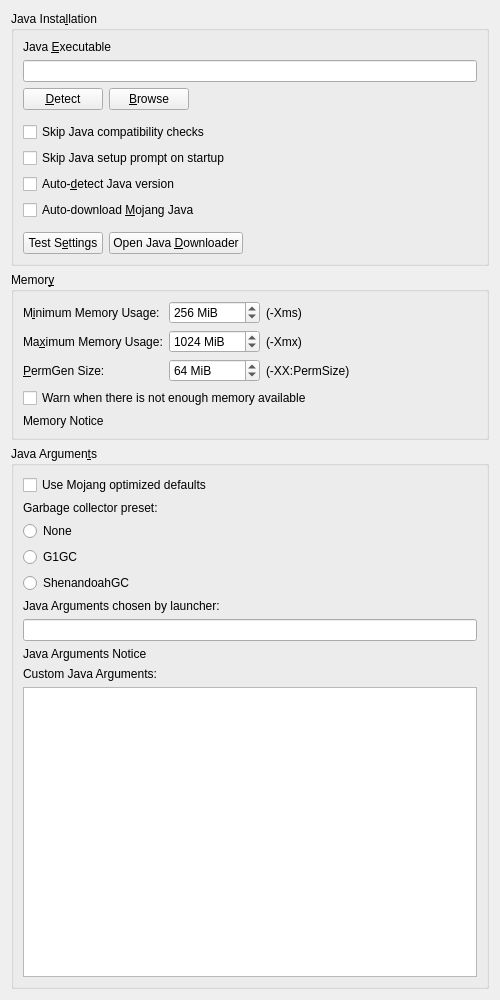
<?xml version="1.0" encoding="UTF-8"?>
<ui version="4.0">
 <class>JavaSettingsWidget</class>
 <widget class="QWidget" name="JavaSettingsWidget">
  <property name="geometry">
   <rect>
    <x>0</x>
    <y>0</y>
    <width>500</width>
    <height>1000</height>
   </rect>
  </property>
  <property name="windowTitle">
   <string>Form</string>
  </property>
  <layout class="QVBoxLayout" name="verticalLayout" stretch="0,0,1">
   <item>
    <widget class="QGroupBox" name="javaInstallationGroupBox">
     <property name="enabled">
      <bool>true</bool>
     </property>
     <property name="title">
      <string>Java Insta&amp;llation</string>
     </property>
     <property name="checkable">
      <bool>false</bool>
     </property>
     <property name="checked">
      <bool>false</bool>
     </property>
     <layout class="QGridLayout" name="gridLayout_2">
      <item row="7" column="0">
       <widget class="QCheckBox" name="autodetectJavaCheckBox">
        <property name="text">
         <string>Auto-&amp;detect Java version</string>
        </property>
       </widget>
      </item>
      <item row="2" column="0">
       <layout class="QHBoxLayout" name="horizontalLayout">
        <item>
         <widget class="QPushButton" name="javaDetectBtn">
          <property name="text">
           <string>&amp;Detect</string>
          </property>
         </widget>
        </item>
        <item>
         <widget class="QPushButton" name="javaBrowseBtn">
          <property name="text">
           <string>&amp;Browse</string>
          </property>
         </widget>
        </item>
        <item>
         <spacer name="horizontalSpacer">
          <property name="orientation">
           <enum>Qt::Orientation::Horizontal</enum>
          </property>
          <property name="sizeHint" stdset="0">
           <size>
            <width>40</width>
            <height>20</height>
           </size>
          </property>
         </spacer>
        </item>
       </layout>
      </item>
      <item row="10" column="0">
       <layout class="QHBoxLayout" name="horizontalLayout_4">
        <item>
         <widget class="QPushButton" name="javaTestBtn">
          <property name="text">
           <string>Test S&amp;ettings</string>
          </property>
         </widget>
        </item>
        <item>
         <widget class="QPushButton" name="javaDownloadBtn">
          <property name="text">
           <string>Open Java &amp;Downloader</string>
          </property>
         </widget>
        </item>
        <item>
         <spacer name="horizontalSpacer_7">
          <property name="orientation">
           <enum>Qt::Orientation::Horizontal</enum>
          </property>
          <property name="sizeHint" stdset="0">
           <size>
            <width>0</width>
            <height>0</height>
           </size>
          </property>
         </spacer>
        </item>
       </layout>
      </item>
      <item row="9" column="0">
       <spacer name="verticalSpacer_4">
        <property name="orientation">
         <enum>Qt::Orientation::Vertical</enum>
        </property>
        <property name="sizeType">
         <enum>QSizePolicy::Policy::Fixed</enum>
        </property>
        <property name="sizeHint" stdset="0">
         <size>
          <width>0</width>
          <height>6</height>
         </size>
        </property>
       </spacer>
      </item>
      <item row="8" column="0">
       <widget class="QCheckBox" name="autodownloadJavaCheckBox">
        <property name="toolTip">
         <string>Automatically downloads and selects the Java build recommended by Mojang.</string>
        </property>
        <property name="text">
         <string>Auto-download &amp;Mojang Java</string>
        </property>
       </widget>
      </item>
      <item row="4" column="0">
       <widget class="QCheckBox" name="skipCompatibilityCheckBox">
        <property name="toolTip">
         <string>If enabled, the launcher will not check if an instance is compatible with the selected Java version.</string>
        </property>
        <property name="text">
         <string>Skip Java compatibility checks</string>
        </property>
       </widget>
      </item>
      <item row="1" column="0">
       <widget class="QLineEdit" name="javaPathTextBox"/>
      </item>
      <item row="0" column="0">
       <widget class="QLabel" name="label_4">
        <property name="text">
         <string>Java &amp;Executable</string>
        </property>
        <property name="buddy">
         <cstring>javaPathTextBox</cstring>
        </property>
       </widget>
      </item>
      <item row="5" column="0">
       <widget class="QCheckBox" name="skipWizardCheckBox">
        <property name="toolTip">
         <string>If enabled, the launcher won't prompt you to choose a Java version if one is not found on startup.</string>
        </property>
        <property name="text">
         <string>Skip Java setup prompt on startup</string>
        </property>
       </widget>
      </item>
      <item row="3" column="0">
       <spacer name="verticalSpacer_5">
        <property name="orientation">
         <enum>Qt::Orientation::Vertical</enum>
        </property>
        <property name="sizeType">
         <enum>QSizePolicy::Policy::Fixed</enum>
        </property>
        <property name="sizeHint" stdset="0">
         <size>
          <width>0</width>
          <height>6</height>
         </size>
        </property>
       </spacer>
      </item>
     </layout>
    </widget>
   </item>
   <item>
    <widget class="QGroupBox" name="memoryGroupBox">
     <property name="enabled">
      <bool>true</bool>
     </property>
     <property name="title">
      <string>Memor&amp;y</string>
     </property>
     <property name="checkable">
      <bool>false</bool>
     </property>
     <property name="checked">
      <bool>false</bool>
     </property>
     <layout class="QVBoxLayout" name="verticalLayout_2">
      <item>
       <layout class="QFormLayout" name="formLayout">
        <item row="0" column="0">
         <widget class="QLabel" name="labelMinMem">
          <property name="text">
           <string>M&amp;inimum Memory Usage:</string>
          </property>
          <property name="buddy">
           <cstring>minMemSpinBox</cstring>
          </property>
         </widget>
        </item>
        <item row="0" column="1">
         <layout class="QHBoxLayout" name="horizontalLayout_3">
          <item>
           <widget class="QSpinBox" name="minMemSpinBox">
            <property name="sizePolicy">
             <sizepolicy hsizetype="Maximum" vsizetype="Fixed">
              <horstretch>0</horstretch>
              <verstretch>0</verstretch>
             </sizepolicy>
            </property>
            <property name="toolTip">
             <string>The amount of memory Minecraft is started with.</string>
            </property>
            <property name="suffix">
             <string notr="true"> MiB</string>
            </property>
            <property name="minimum">
             <number>8</number>
            </property>
            <property name="maximum">
             <number>1048576</number>
            </property>
            <property name="singleStep">
             <number>128</number>
            </property>
            <property name="value">
             <number>256</number>
            </property>
           </widget>
          </item>
          <item>
           <widget class="QLabel" name="label">
            <property name="text">
             <string>(-Xms)</string>
            </property>
           </widget>
          </item>
         </layout>
        </item>
        <item row="1" column="0">
         <widget class="QLabel" name="labelMaxMem">
          <property name="text">
           <string>Ma&amp;ximum Memory Usage:</string>
          </property>
          <property name="buddy">
           <cstring>maxMemSpinBox</cstring>
          </property>
         </widget>
        </item>
        <item row="1" column="1">
         <layout class="QHBoxLayout" name="horizontalLayout_5">
          <item>
           <widget class="QSpinBox" name="maxMemSpinBox">
            <property name="sizePolicy">
             <sizepolicy hsizetype="Maximum" vsizetype="Fixed">
              <horstretch>0</horstretch>
              <verstretch>0</verstretch>
             </sizepolicy>
            </property>
            <property name="toolTip">
             <string>The maximum amount of memory Minecraft is allowed to use.</string>
            </property>
            <property name="suffix">
             <string notr="true"> MiB</string>
            </property>
            <property name="minimum">
             <number>8</number>
            </property>
            <property name="maximum">
             <number>1048576</number>
            </property>
            <property name="singleStep">
             <number>128</number>
            </property>
            <property name="value">
             <number>1024</number>
            </property>
           </widget>
          </item>
          <item>
           <widget class="QLabel" name="label_2">
            <property name="text">
             <string>(-Xmx)</string>
            </property>
           </widget>
          </item>
         </layout>
        </item>
        <item row="2" column="0">
         <widget class="QLabel" name="label_11">
          <property name="text">
           <string>&amp;PermGen Size:</string>
          </property>
          <property name="buddy">
           <cstring>permGenSpinBox</cstring>
          </property>
         </widget>
        </item>
        <item row="2" column="1">
         <layout class="QHBoxLayout" name="horizontalLayout_6">
          <item>
           <widget class="QSpinBox" name="permGenSpinBox">
            <property name="sizePolicy">
             <sizepolicy hsizetype="Maximum" vsizetype="Fixed">
              <horstretch>0</horstretch>
              <verstretch>0</verstretch>
             </sizepolicy>
            </property>
            <property name="toolTip">
             <string>The amount of memory available to store loaded Java classes.</string>
            </property>
            <property name="suffix">
             <string notr="true"> MiB</string>
            </property>
            <property name="minimum">
             <number>4</number>
            </property>
            <property name="maximum">
             <number>1048576</number>
            </property>
            <property name="singleStep">
             <number>8</number>
            </property>
            <property name="value">
             <number>64</number>
            </property>
           </widget>
          </item>
          <item>
           <widget class="QLabel" name="label_3">
            <property name="text">
             <string>(-XX:PermSize)</string>
            </property>
           </widget>
          </item>
         </layout>
        </item>
       </layout>
      </item>
      <item>
       <widget class="QCheckBox" name="lowMemWarningCheckBox">
        <property name="text">
         <string>Warn when there is not enough memory available</string>
        </property>
       </widget>
      </item>
      <item>
       <widget class="QLabel" name="labelMaxMemNotice">
        <property name="text">
         <string notr="true">Memory Notice</string>
        </property>
       </widget>
      </item>
     </layout>
    </widget>
   </item>
   <item>
    <widget class="QGroupBox" name="javaArgumentsGroupBox">
     <property name="enabled">
      <bool>true</bool>
     </property>
     <property name="title">
      <string>Java Argumen&amp;ts</string>
     </property>
     <property name="checkable">
      <bool>false</bool>
     </property>
     <property name="checked">
      <bool>false</bool>
     </property>
     <layout class="QGridLayout" name="gridLayout_6">
      <item row="7" column="1">
       <widget class="QLabel" name="argsNoticeLabel">
        <property name="text">
         <string notr="true">Java Arguments Notice</string>
        </property>
       </widget>
      </item>
      <item row="2" column="1">
       <widget class="QRadioButton" name="noPresetRadioButton">
        <property name="text">
         <string>None</string>
        </property>
       </widget>
      </item>
      <item row="3" column="1">
       <widget class="QRadioButton" name="g1gcPresetRadioButton">
        <property name="text">
         <string>G1GC</string>
        </property>
       </widget>
      </item>
      <item row="0" column="1">
       <widget class="QCheckBox" name="optimizedArgsCheckBox">
        <property name="toolTip">
         <string>Some arguments may not be available depending on Java version</string>
        </property>
        <property name="text">
         <string>Use Mojang optimized defaults</string>
        </property>
       </widget>
      </item>
      <item row="9" column="1">
       <widget class="QPlainTextEdit" name="userArgsTextBox"/>
      </item>
      <item row="4" column="1">
       <widget class="QRadioButton" name="ShenandoahGCPresetRadioButton">
        <property name="text">
         <string>ShenandoahGC</string>
        </property>
       </widget>
      </item>
      <item row="5" column="1">
       <widget class="QLabel" name="optimizedArgsLabel">
        <property name="text">
         <string>Java Arguments chosen by launcher:</string>
        </property>
       </widget>
      </item>
      <item row="1" column="1">
       <widget class="QLabel" name="gcPresetLabel">
        <property name="text">
         <string>Garbage collector preset:</string>
        </property>
       </widget>
      </item>
      <item row="8" column="1">
       <widget class="QLabel" name="customArgsLabel">
        <property name="text">
         <string>Custom Java Arguments:</string>
        </property>
       </widget>
      </item>
      <item row="6" column="1">
       <widget class="QLineEdit" name="launcherArgsTextBox">
        <property name="readOnly">
         <bool>true</bool>
        </property>
       </widget>
      </item>
     </layout>
    </widget>
   </item>
  </layout>
 </widget>
 <tabstops>
  <tabstop>javaPathTextBox</tabstop>
  <tabstop>javaDetectBtn</tabstop>
  <tabstop>javaBrowseBtn</tabstop>
  <tabstop>skipCompatibilityCheckBox</tabstop>
  <tabstop>skipWizardCheckBox</tabstop>
  <tabstop>autodetectJavaCheckBox</tabstop>
  <tabstop>autodownloadJavaCheckBox</tabstop>
  <tabstop>javaTestBtn</tabstop>
  <tabstop>javaDownloadBtn</tabstop>
  <tabstop>maxMemSpinBox</tabstop>
  <tabstop>userArgsTextBox</tabstop>
 </tabstops>
 <resources/>
 <connections/>
</ui>
